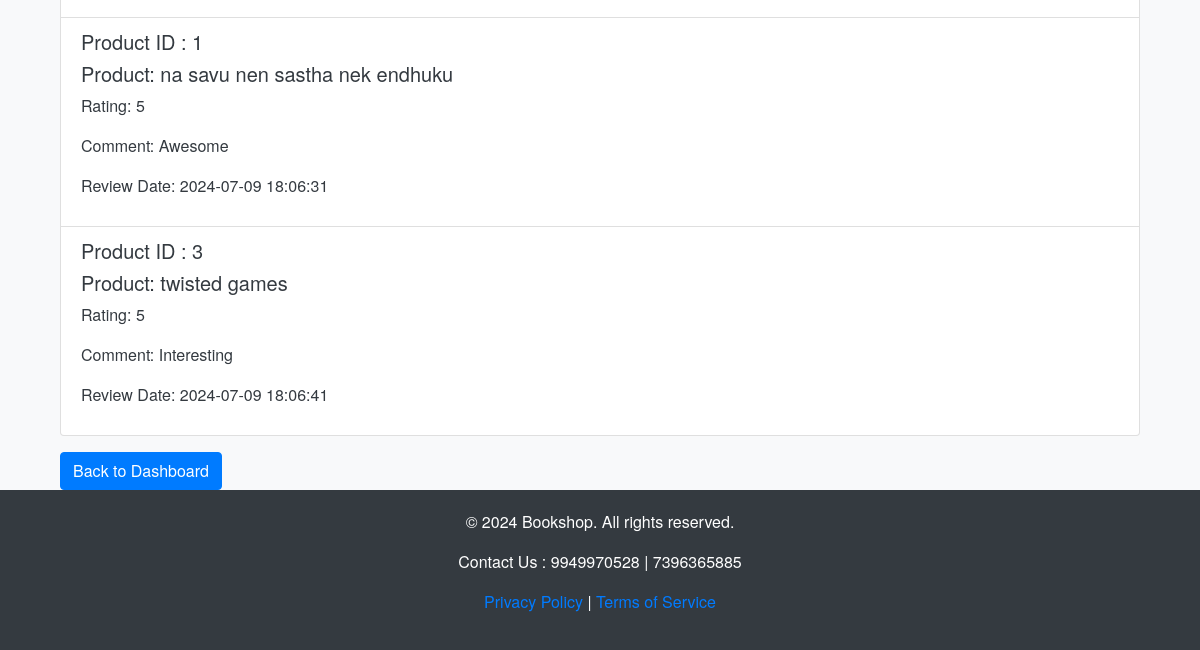
/dashboard/my_ratings (signed in, lower part), run on an earlier commit of the app's database.
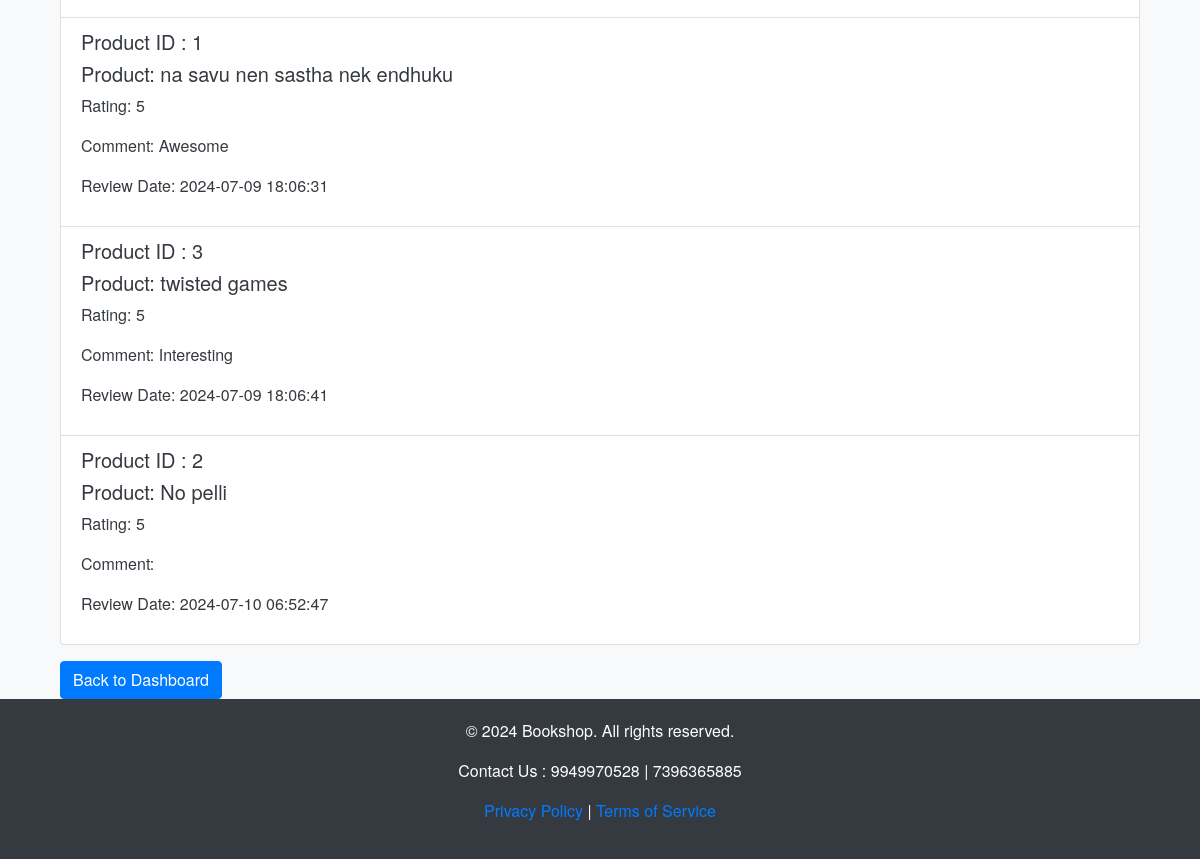
And on a later commit of the database.
### app.py (models this page shows)
class Reviews(db.Model):
    __tablename__='reviews'
    ReviewID= db.Column(db.Integer, primary_key=True)
    ProductID= db.Column(db.Integer,db.ForeignKey('products.ProductID'), nullable=False)
    UserID= db.Column(db.Integer,db.ForeignKey('users.UserID'), nullable=False)
    Rating= db.Column(db.Integer, nullable=False)
    Comment= db.Column(db.String(500), nullable=False)
    ReviewDate= db.Column(db.DateTime, nullable=False)

class Products(db.Model):
    __tablename__ = 'products'
    ProductID = db.Column(db.Integer, primary_key=True)
    ProductName= db.Column(db.String(50), nullable=False)
    Author= db.Column(db.String(30), nullable=False)
    Description= db.Column(db.String(100), nullable=False)
    Price= db.Column(db.Integer, nullable=False)
    StockQuantity= db.Column(db.Integer,nullable=False)
    CategoryID= db.Column(db.Integer,db.ForeignKey('categories.CategoryID'), nullable=False )
    MerchantID = db.Column(db.Integer, db.ForeignKey('users.UserID'), nullable=False)
    ProductImage = db.Column(db.String(100), nullable=False)

### app.py (the view)
@app.route('/dashboard/my_ratings')
def my_ratings():
    if 'user_id' not in session:
        flash('Please log in first!', 'danger')
        return redirect(url_for('login'))
    user_id = session['user_id']
    merchant_products = Products.query.filter_by(MerchantID=user_id).all()
    product_ids = [product.ProductID for product in merchant_products]
    reviews = Reviews.query.filter(Reviews.ProductID.in_(product_ids)).all()
    product_details = {product.ProductID: product.ProductName for product in merchant_products}
    return render_template('my_ratings.html', reviews=reviews, product_details=product_details)

### templates/my_ratings.html (shortened to what this page needs)
{% extends 'base.html' %}
{% block body %}
<div class="container mt-5">
    {% if reviews %}
    <ul class="list-group">
        {% for review in reviews %}
        <li class="list-group-item">
            <h5>Product ID : {{review.ProductID}}</h5>
            <h5>Product: {{ product_details[review.ProductID] }}</h5>
            <p>Rating: {{ review.Rating }}</p>
            <p>Comment: {{ review.Comment }}</p>
            <p>Review Date: {{ review.ReviewDate.strftime('%Y-%m-%d %H:%M:%S') }}</p>
        </li>
        {% endfor %}
    </ul>
    {% else %}
    <p>No ratings found for your products.</p>
    {% endif %}
    <a href="{{ url_for('dashboard') }}" class="btn btn-primary mt-3">Back to Dashboard</a>
</div>
{% endblock body %}

### templates/base.html (shortened to what this page needs)
<!doctype html>
<html lang="en">
<head>
    <link rel="stylesheet" href="https://cdn.jsdelivr.net/npm/bootstrap@4.4.1/dist/css/bootstrap.min.css"
>
    <link href="https://cdn.jsdelivr.net/npm/bootstrap-icons/font/bootstrap-icons.css" rel="stylesheet">
</head>
<body>
  </head>
  <body>
    <div class="container">
        {% block body %}
        {% endblock body %}
    </div>
    <footer>
        <div class="container">
            <p>&copy; 2024 Bookshop. All rights reserved.</p>
            <p>Contact Us : 9949970528 | 7396365885</p>
            <p><a href="/privacy-policy">Privacy Policy</a> | <a href="/terms-of-service">Terms of Service</a></p>
        </div>
    </footer>
</body>
</html>

### templates/base.html (style rules this page uses)
body { background-color: #f8f9fa; color: #343a40; font-family: 'Helvetica Neue', Helvetica, Arial, sans-serif; display: flex; flex-direction: column; min-height: 100vh; margin: 0; }
.btn-primary { background-color: #007bff; border-color: #007bff; }
.container { flex: 1; }
footer { background-color: #343a40; color: white; padding: 20px 0; text-align: center; }

What changed in the data, as far as the page shows it:
added Reviews: ProductID "2", ProductID.ProductName "No pelli", Rating "5", ReviewDate "2024-07-10 06:52:47"
